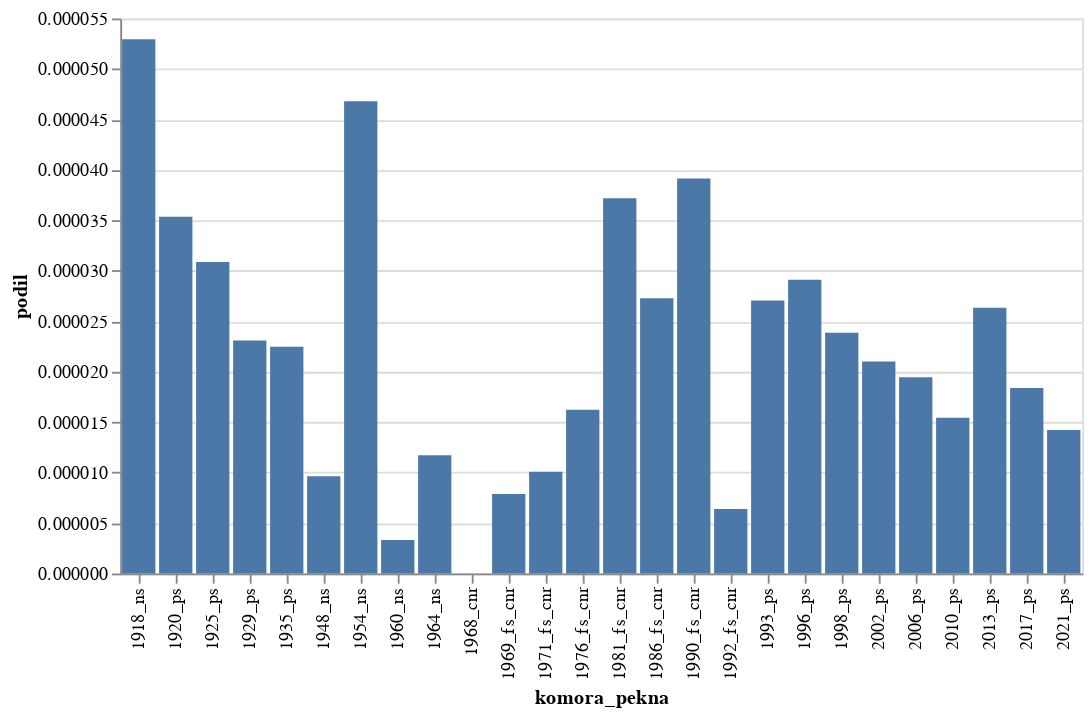

Notebook cell for this chart:
### Code cell
graf("Olomouc")

### Figure 1 — Vega-Lite specification as saved in the notebook (floating-point values rounded to 4 significant figures)
{"config": {"view": {"continuousWidth": 300, "continuousHeight": 300}}, "data": {"name": "data-9217517fe82e304db0d9c118a0ad9223"}, "mark": {"type": "bar"}, "encoding": {"x": {"field": "komora_pekna", "type": "nominal"}, "y": {"field": "podil", "type": "quantitative"}}, "$schema": "https://vega.github.io/schema/vega-lite/v5.8.0.json", "datasets": {"data-9217517fe82e304db0d9c118a0ad9223": [{"komora_pekna": "1918_ns", "slov": 2493774, "vyskytu": 132, "podil": 5.293e-05}, {"komora_pekna": "1920_ps", "slov": 8739981, "vyskytu": 309, "podil": 3.535e-05}, {"komora_pekna": "1925_ps", "slov": 6606822, "vyskytu": 204, "podil": 3.088e-05}, {"komora_pekna": "1929_ps", "slov": 8229753, "vyskytu": 190, "podil": 2.309e-05}, {"komora_pekna": "1935_ps", "slov": 3159927, "vyskytu": 71, "podil": 2.247e-05}, {"komora_pekna": "1948_ns", "slov": 1867671, "vyskytu": 18, "podil": 9.638e-06}, {"komora_pekna": "1954_ns", "slov": 1025516, "vyskytu": 48, "podil": 4.681e-05}, {"komora_pekna": "1960_ns", "slov": 904510, "vyskytu": 3, "podil": 3.317e-06}, {"komora_pekna": "1964_ns", "slov": 1534760, "vyskytu": 18, "podil": 1.173e-05}, {"komora_pekna": "1968_cnr", "slov": 142318, "vyskytu": 0, "podil": 0.0}, {"komora_pekna": "1969_fs_cnr", "slov": 1141353, "vyskytu": 9, "podil": 7.885e-06}, {"komora_pekna": "1971_fs_cnr", "slov": 1783042, "vyskytu": 18, "podil": 1.01e-05}, {"komora_pekna": "1976_fs_cnr", "slov": 1541450, "vyskytu": 25, "podil": 1.622e-05}, {"komora_pekna": "1981_fs_cnr", "slov": 1667393, "vyskytu": 62, "podil": 3.718e-05}, {"komora_pekna": "1986_fs_cnr", "slov": 2346937, "vyskytu": 64, "podil": 2.727e-05}, {"komora_pekna": "1990_fs_cnr", "slov": 6744570, "vyskytu": 264, "podil": 3.914e-05}, {"komora_pekna": "1992_fs_cnr", "slov": 1250260, "vyskytu": 8, "podil": 6.399e-06}, {"komora_pekna": "1993_ps", "slov": 3733309, "vyskytu": 101, "podil": 2.705e-05}, {"komora_pekna": "1996_ps", "slov": 3777874, "vyskytu": 110, "podil": 2.912e-05}, {"komora_pekna": "1998_ps", "slov": 8758180, "vyskytu": 209, "podil": 2.386e-05}, {"komora_pekna": "2002_ps", "slov": 9469562, "vyskytu": 199, "podil": 2.101e-05}, {"komora_pekna": "2006_ps", "slov": 7246921, "vyskytu": 141, "podil": 1.946e-05}, {"komora_pekna": "2010_ps", "slov": 6613371, "vyskytu": 102, "podil": 1.542e-05}, {"komora_pekna": "2013_ps", "slov": 11319931, "vyskytu": 298, "podil": 2.633e-05}, {"komora_pekna": "2017_ps", "slov": 13171459, "vyskytu": 242, "podil": 1.837e-05}, {"komora_pekna": "2021_ps", "slov": 15683586, "vyskytu": 223, "podil": 1.422e-05}]}}
